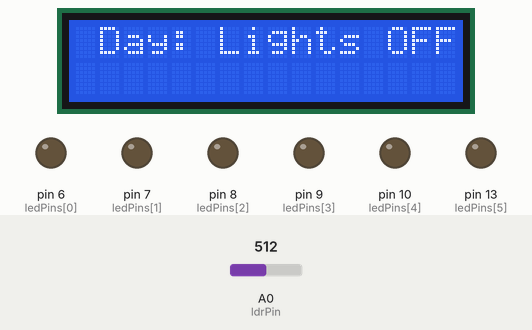
This sketch was run on a simulated Arduino Uno, built with avr-gcc and run on an emulated ATmega328P. On the bench: 16×2 character LCD, output pins drawn as LEDs (lit = HIGH). The test bench sets the inputs (shaded band); at power-on: A0 (ldrPin) = 512.

Above: at 3.2 s.
3.3 s: A0 (ldrPin) set to 490
At 3.8 s:
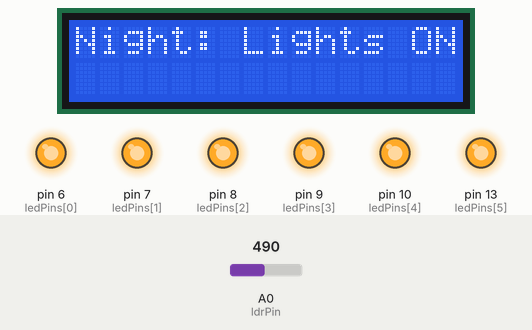
5.0 s: A0 (ldrPin) set to 510
At 6.2 s:
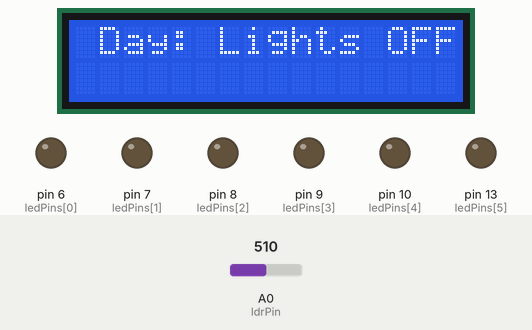
6.5 s: A0 (ldrPin) set to 306
At 7.9 s:
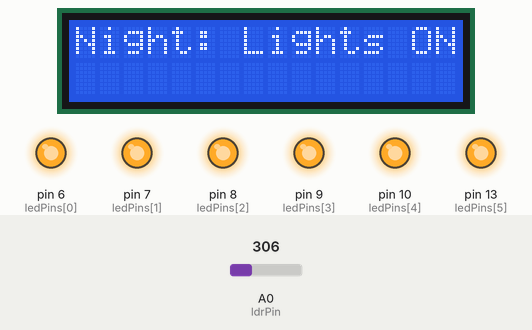
Timing chart, 0 to 9.5 s (numbered marks = the images above; inputs shaded):
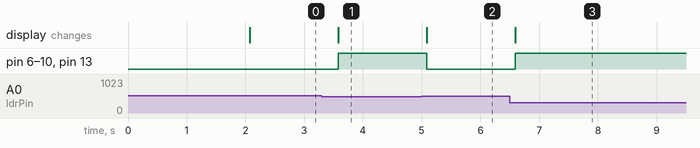

The sketch:

Arduino_codes.ino
```cpp
#include <LiquidCrystal.h>

// Pin configuration for the LCD
const int rs = 12, en = 11, d4 = 5, d5 = 4, d6 = 3, d7 = 2;
LiquidCrystal lcd(rs, en, d4, d5, d6, d7);

// LDR and LED pin configuration
const int ldrPin = A0;          // Pin connected to LDR
const int threshold = 500;     // Adjust the threshold value for light sensitivity
const int ledPins[] = {6, 7, 8, 9, 10, 13}; // Pins for LEDs

void setup() {
  // Initialize the LCD
  lcd.begin(16, 2); // Set the dimensions of the LCD (16x2)
  lcd.print("Initializing...");

  // Configure LED pins as output
  for (int i = 0; i < 6; i++) {
    pinMode(ledPins[i], OUTPUT);
  }

  // Configure LDR pin as input
  pinMode(ldrPin, INPUT);

  delay(2000); // Display initialization message for 2 seconds
  lcd.clear();
}

void loop() {
  int ldrValue = analogRead(ldrPin); // Read the LDR value

  if (ldrValue < threshold) { // Low light condition
    lcd.setCursor(0, 0); // Move cursor to the first row
    lcd.print("Night: Lights ON");

    // Turn on all LEDs
    for (int i = 0; i < 6; i++) {
      digitalWrite(ledPins[i], HIGH);
    }
  } else { // High light condition
    lcd.setCursor(0, 0);
    lcd.print(" Day: Lights OFF ");

    // Turn off all LEDs
    for (int i = 0; i < 6; i++) {
      digitalWrite(ledPins[i], LOW);
    }
  }

  delay(500); // Small delay for stability
}
```

Measured:
- the behaviour switches between 500 and 499 on A0 (ldrPin) (found by bisection; images 0 and 1)
- after the input at 3.3 s, pin 6 (ledPins[0]), pin 7 (ledPins[1]), pin 8 (ledPins[2]), pin 9 (ledPins[3]), pin 10 (ledPins[4]), pin 13 (ledPins[5]): LOW → HIGH after 0.28 s; the display: changes after 0.28 s (image 1)
- after the input at 5.0 s, pin 6 (ledPins[0]), pin 7 (ledPins[1]), pin 8 (ledPins[2]), pin 9 (ledPins[3]), pin 10 (ledPins[4]), pin 13 (ledPins[5]): HIGH → LOW after 0.08 s; the display: changes after 0.08 s (image 2)
- after the input at 6.5 s, pin 6 (ledPins[0]), pin 7 (ledPins[1]), pin 8 (ledPins[2]), pin 9 (ledPins[3]), pin 10 (ledPins[4]), pin 13 (ledPins[5]): LOW → HIGH after 0.09 s; the display: changes after 0.09 s (image 3)
